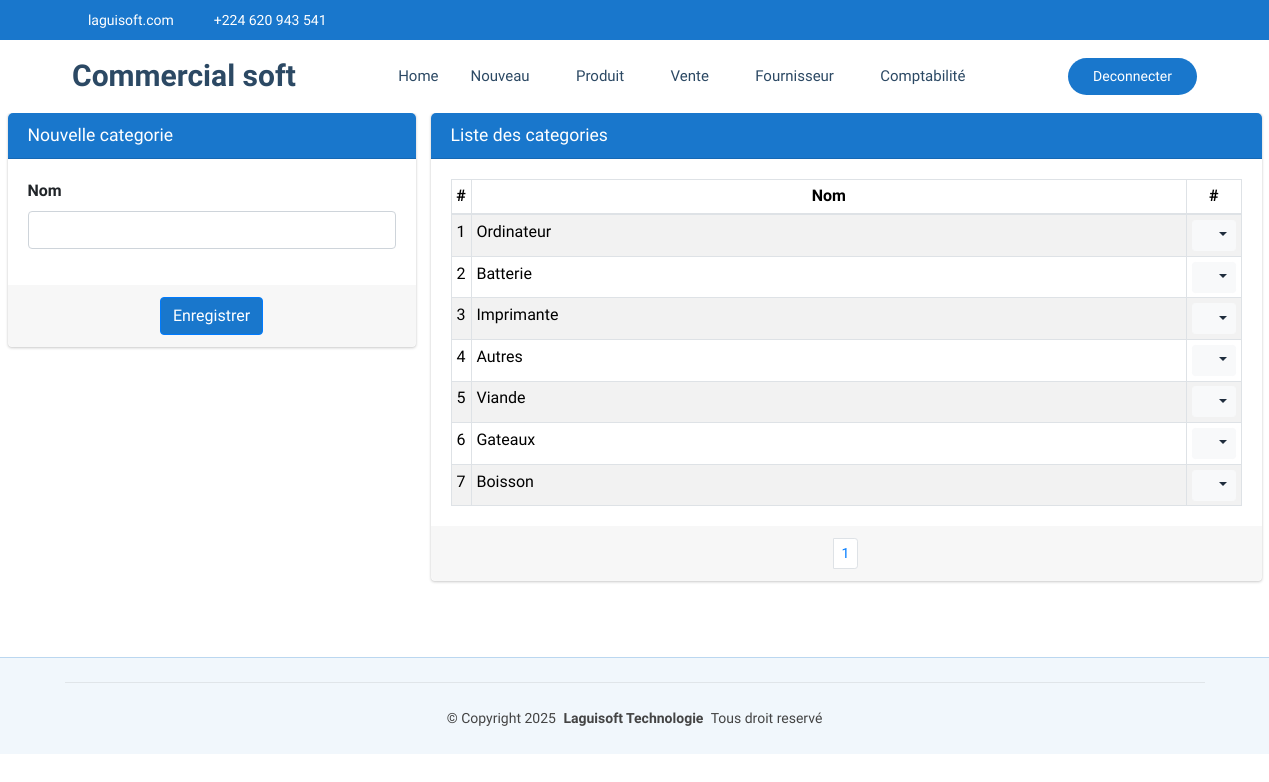
Screenshot of /commerce/categorie/ (signed in) with the database file from the repository.
### CommercialSoft/models.py (models this page shows, shortened)
class Categorie(models.Model):
    nom=models.CharField(max_length=30, unique=True)

### CommercialSoft/views.py (the view)
# urls.py: path('categorie/', views.categorie_list_create,name="commerce_categorie"),
@login_required
@permission_required('CommercialSoft.add_categorie')
def categorie_list_create(request):
    if request.method == "POST":
        form = CategorieForm(request.POST)
        if form.is_valid():
            form.save()  # Sauvegarder après modification
            messages.success(request, "Categorie créée avec succès !")
            return redirect('commerce_categorie')
        else:
            messages.error(request, "Erreur lors de la création de la categorie.")
    else:
        form = CategorieForm()
    categorie = Categorie.objects.all()
    paginator = Paginator(categorie, 15)
    page = request.GET.get('page')
    paginated = paginator.get_page(page)
    return render(request, 'CommercialSoft/categorie.html', {'form': form,'listes': paginated})

### CommercialSoft/forms.py
class CategorieForm(forms.ModelForm):
    class Meta:
        model = Categorie
        fields = '__all__'
        widgets = {
            'nom': forms.TextInput(attrs={'class': 'form-control'}),
        }

### CommercialSoft/templates/CommercialSoft/categorie.html (shortened to what this page needs)
{% extends "CommercialSoft/starter-page.html" %}
{% load static %}
{% block css %}
    <link rel="stylesheet" href="{% static 'autre/plugins/fontawesome-free/css/all.min.css' %}">
    <link rel="stylesheet" href="https://code.ionicframework.com/ionicons/2.0.1/css/ionicons.min.css">
  <link rel="stylesheet" href="{% static 'autre/plugins/sweetalert2-theme-bootstrap-4/bootstrap-4.min.css' %}">
    <link rel="stylesheet" href="{% static 'autre/dist/css/adminlte.min.css' %}">
    <link rel="stylesheet" href="{% static 'autre/plugins/toastr/toastr.min.css' %}">
{% endblock %}
{% block corp %}
<section class="content pt-0">
  <div class="container-fluid">
    <div class="row">
      <div class="col-md-4">
        <div class="card card-primary">
          <div class="card-header">
            <h3 class="card-title">Nouvelle categorie</h3>
          </div>
          <form role="form" action="{% url 'commerce_categorie' %}" method="post">
            <div class="card-body">
              <div class="row">
                <div class="col-md-12">
                  <div class="form-group">
                    <label for="nom">Nom</label>
                    {{ form.nom }}
                  </div>
                </div>
              </div>
            </div>
            <div class="card-footer text-center">
              <button type="submit" class="btn btn-primary {{message.tags}}">Enregistrer</button>
            </div>
          </form>
        </div>
      </div>
      <div class="col-md-8">
        <div class="card card-primary">
            <div class="card-header">
              <h3 class="card-title">Liste des categories</h3>
            </div>
            <div class="card-body">
              <table class="table table-bordered table-hover table-striped table-sm">
                <thead>
                  <tr>
                    <th style="width: 10px" class="text-center">#</th>
                    <th class="text-center">Nom</th>
                    <th style="width: 40px" class="text-center">#</th>
                  </tr>
                </thead>
                <tbody>
                  {% if listes %}
                    {% for liste in listes %}
                      <tr>
                        <td class="text-center">{{liste.id}}</td>
                        <td>{{liste.nom}}</td>
                        <td class="text-center">
                          <div class="btn-group">
                            <button type="button" class="btn btn-sm btn-light dropdown-toggle" data-toggle="dropdown" aria-expanded="false">
                              <i class="fas fa-cogs"></i>
                            </button>
                          </div>
                        </td>
                      </tr>
                    {% endfor %}
                  {% else %}
                    <tr>
                      <td colspan="14" class="text-center">Aucune ligne disponible pour le moment.</td>
                    </tr>
                  {% endif %}
                </tbody>
              </table>
            </div>
            <div class="card-footer clearfix">
              <ul class="pagination pagination-sm m-0 justify-content-center">
                <li class="page-item">
                  {% for num in listes.paginator.page_range %}
                    {% if listes.number == num %}
                      <li class="page-item"><a class="page-link" href="">{{ num }}</a></li>
                    {% else %}
                      <li class="page-item"><a class="page-link" href="?page={{ num }}">{{ num }}</a></li>
                    {% endif %}
                  {% endfor %}
              </ul>
            </div>
          </div>
      </div>
    </div>
  </div>
</section>
  {% endblock %}

### CommercialSoft/static/clinique/assets/css/main.css (style rules this page uses)
:root { --default-font: "Roboto", system-ui, -apple-system, "Segoe UI", Roboto, "Helvetica Neue", Arial, "Noto Sans", "Liberation Sans", sans-serif, "Apple Color Emoji", "Segoe UI Emoji", "Segoe UI Symbol", "Noto Color Emoji"; --heading-font: "Poppins", sans-serif; --nav-font: "Raleway", sans-serif; }
:root { --background-color: #ffffff; --default-color: #444444; --heading-color: #2c4964; --accent-color: #1977cc; --surface-color: #ffffff; --contrast-color: #ffffff; }
:root { --nav-color: #2c4964; --nav-hover-color: #1977cc; --nav-mobile-background-color: #ffffff; --nav-dropdown-background-color: #ffffff; --nav-dropdown-color: #2c4964; --nav-dropdown-hover-color: #1977cc; }
:root { scroll-behavior: smooth; }
body { color: var(--default-color); background-color: var(--background-color); font-family: var(--default-font); }
h1, h2, h3, h4, h5, h6 { color: var(--heading-color); font-family: var(--heading-font); }
section, .section { color: var(--default-color); background-color: var(--background-color); padding: 60px 0; scroll-margin-top: 72px; overflow: clip; }

### rows the page displays
Categorie: id "1", nom "Ordinateur"
Categorie: id "2", nom "Batterie"
Categorie: id "3", nom "Imprimante"
Categorie: id "4", nom "Autres"
Categorie: id "5", nom "Viande"
Categorie: id "6", nom "Gateaux"
Categorie: id "7", nom "Boisson"

### other values shown
{{ num }} "1"
